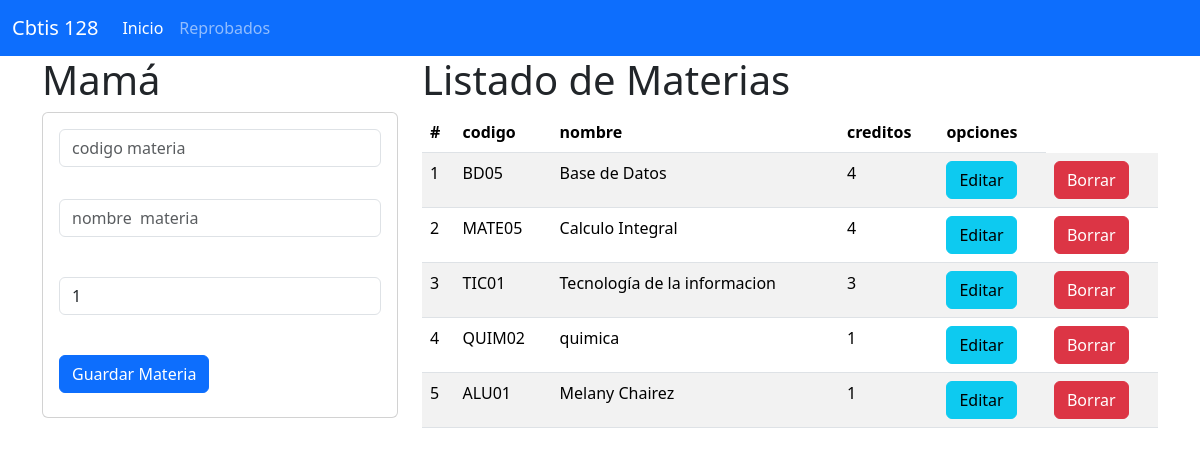
The page / on the database its author committed.
### materia_app/models.py (models this page shows, shortened)
class Materia(models.Model):
    codigo=models.CharField(primary_key=True,max_length=6)
    nombre=models.CharField(max_length=100)
    creditos=models.PositiveSmallIntegerField()

### materia_app/views.py (the view)
# urls.py: path('', views.inicio_vista, name='inicio_vista'),
def inicio_vista(request):
    lasmaterias=Materia.objects.all()
    return render(request,'gestionarMaterias.html',{'mismaterias':lasmaterias})

### materia_app/templates/gestionarMaterias.html
{% extends "base.html" %}
{% block cuerpo %}
<div class="row">
<div class="col-sm-12 col-md-4 col-lg-4 xl-4">
    <h1>Mamá</h1>
    <div class="card">
      <div class="card-body">
      <form action="registrarMateria/" method="POST"> {% csrf_token %}
      <div class="form-group">
        <input type="text" id="txtcodigo" name="txtcodigo" class="form-control"
        placeholder="codigo materia" minlength="1" maxlength="6" required><br>
      </div>
      <div class="form-group  py-2">
        <input type="text" id="txtnombre" name="txtnombre" class="form-control"  placeholder="nombre  materia" minlength="1" maxlength="100" required><br>
      </div>
      <div class="form-group  py-2">
        <input type="text" id="numcreditos" name="numcreditos"  class="form-control"  placeholder="nombre  materia" min="1" max="9" value="1" required><br>
      </div>
      <div class="form-group  py-2">
        <button type="submit" class="btn btn-primary">Guardar Materia</button>
      </div>
    </form>
      </div>
    </div>
</div>
<div class="col-sm-12 col-md-8 col-lg-8 xl-8">
    <h1>Listado de Materias</h1>
    <table class="table table-striped">
        <thead>
          <tr>
            <th scope="col">#</th>
            <th scope="col">codigo</th>
            <th scope="col">nombre</th>
            <th scope="col">creditos</th>
            <th >opciones</th>
          </tr>
        </thead>
        <tbody>
         {% for m in mismaterias   %}
         <tr>
          <td>
            {{forloop.counter}}
          </td>
          <td>
            {{m.codigo}}
          </td>
          <td>
            {{m.nombre}}
          </td>
          <td>
            {{m.creditos}}
          </td>
          <td> <a href="seleccionarMateria/{{m.codigo}}" class="btn btn-info "> Editar</a></td>
          <td> <a href="borrarMateria/{{m.codigo}}" class="btn btn-danger "> Borrar</a></td>
        </tr>
         {% endfor %}
        </tbody>
      </table>
</div>
</div>
{% endblock %}

### materia_app/templates/base.html (shortened to what this page needs)
<!doctype html>
<html lang="en">
  <head>
    <link href="https://cdn.jsdelivr.net/npm/bootstrap@5.3.3/dist/css/bootstrap.min.css" rel="stylesheet">
  </head>
  <body>
   <nav class="navbar navbar-expand-lg bg-primary" data-bs-theme="dark">
    <div class="container-fluid">
      <a class="navbar-brand" href="#">Cbtis 128</a>
      <div class="collapse navbar-collapse" id="navbarNavAltMarkup">
        <div class="navbar-nav">
          <a class="nav-link active" aria-current="page" href="#">Inicio</a>
          <a class="nav-link" href="#">Reprobados</a>
        </div>
      </div>
    </div>
  </nav>
    <div  class="container">
{% block cuerpo %}
{% endblock %}
    </div>
  </body>
</html>

### rows shown on the page
Materia: codigo "BD05", nombre "Base de Datos", creditos "4"
Materia: codigo "MATE05", nombre "Calculo Integral", creditos "4"
Materia: codigo "TIC01", nombre "Tecnología de la informacion", creditos "3"
Materia: codigo "QUIM02", nombre "quimica", creditos "1"
Materia: codigo "ALU01", nombre "Melany Chairez", creditos "1"
